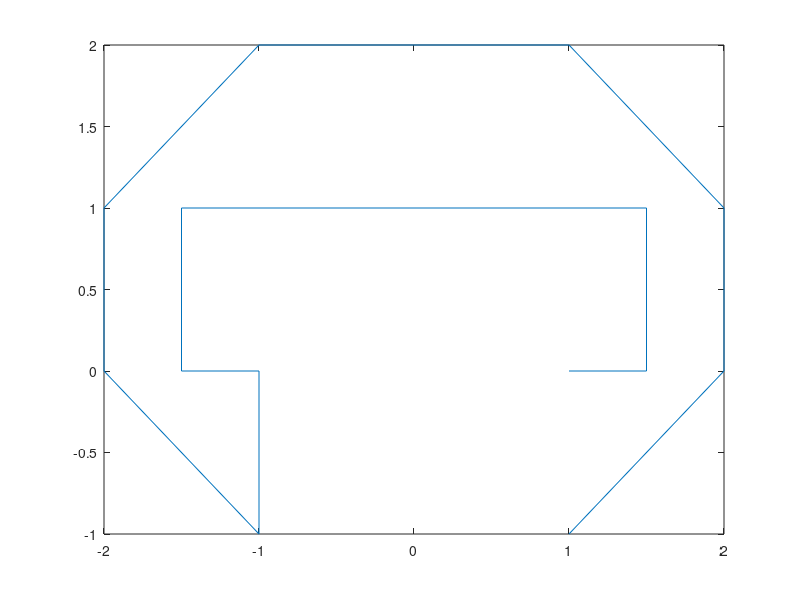

Recreate this plot in MATLAB. (Note: this script raises an error after producing the figure.)
% This script generates the data for a star shaped domain, for a fixed
% number of sensors and incident directions where data is available for all
% sensors at each incident direction


n  = 300;
addpath('../');
nc = 9;
coefs = zeros(2*nc+1,1);
coefs(1) = 1;
coefs(nc+1) = 0.3;
src_info.xs = [1,2,2,1,-1,-2,-2,-1,-1,-1.5,-1.5,1.5,1.5,1];
src_info.ys = [-1,0,1,2,2,1,0,-1,0,0,1,1,0,0];
plot(src_info.xs,src_info.ys);



nk = 9;


% Test obstacle Frechet derivative for Dirichlet problem
bc = [];
bc.type = 'Dirichlet';
bc.invtype = 'o';

fname = ['../data/knight9_ik1_nk' int2str(nk) '_tensor_data_' bc.type '.mat'];
save(fname,'src_info');


src0 = [0.01;-0.12];
opts = [];
opts.test_analytic = true;
opts.src_in = src0;
opts.verbose=true;

% set target locations
%receptors
r_tgt = 10;
n_tgt = 100;
t_tgt = 0:2*pi/n_tgt:2*pi-2*pi/n_tgt;

% Incident directions
n_dir = 100;
t_dir = 0:2*pi/n_dir:2*pi-2*pi/n_dir;

[t_tgt_grid,t_dir_grid] = meshgrid(t_tgt,t_dir);
t_tgt_grid = t_tgt_grid(:);
t_dir_grid = t_dir_grid(:);
xtgt = r_tgt*cos(t_tgt_grid);
ytgt = r_tgt*sin(t_tgt_grid);
tgt   = [ xtgt'; ytgt'];


sensor_info = [];
sensor_info.tgt = tgt;
sensor_info.t_dir = t_dir_grid;



%src_info = geometries.starn(coefs,nc,n);


dk = 0.25;
kh = 1:dk:(1+(nk-1)*dk);

u_meas = cell(nk,1);



nppw = 20;

for ik=1:nk
    ik
   %n = ceil(nppw*L*abs(kh(ik))/2/pi);
   %n = max(n,300);
   %src_info = geometries.starn(coefs,nc,n);
   
   %[mats,erra] = rla.get_fw_mats(kh(ik),src_info,bc,sensor_info,opts);
   %fields = rla.compute_fields_chunkie(kh(ik),src_info,sensor_info,bc,opts);
   [fields] = helm_dirichlet_solver(kh(ik),src_info,sensor_info);
   u_meas0 = [];
   u_meas0.kh = kh(ik);
   u_meas0.uscat_tgt = fields.uscat_tgt;
   u_meas0.tgt = sensor_info.tgt;
   u_meas0.t_dir = sensor_info.t_dir;
   %u_meas0.err_est = erra;
   u_meas{ik} = u_meas0;
end


save(fname,'u_meas','-append');
